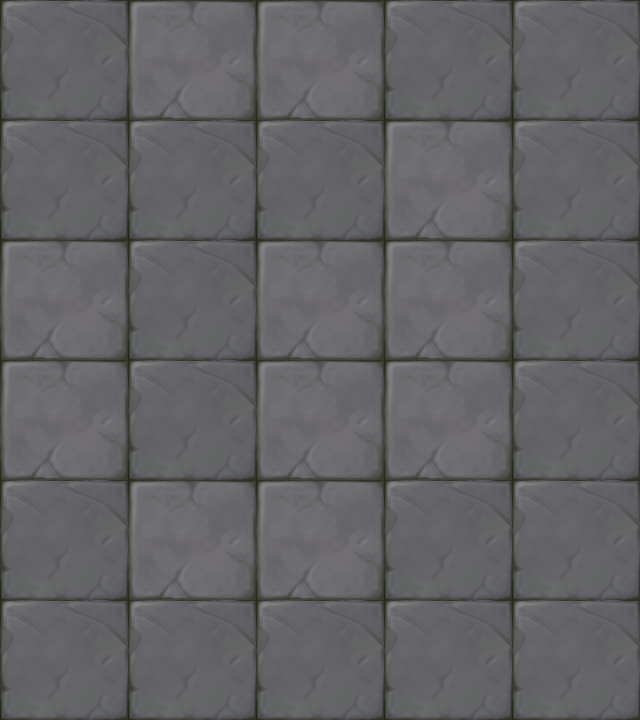

Tiled map render using the project's own tile images. Description and the map definition, with tile-layer contents summarised, below:
An orthogonal 5x6 tile map with 128x120 px tiles, 1 tile layer (块层 1).

<map version="1.0" orientation="orthogonal" width="5" height="6" tilewidth="128" tileheight="120">
 <tileset firstgid="1" name="map031" tilewidth="128" tileheight="120">
  <image source="map031.png" width="256" height="120" />
 </tileset>
 <layer name="块层 1" width="5" height="6">
  <data>[30 cells, 30 non-empty, 2 distinct tile ids]</data>
 </layer>
</map>
